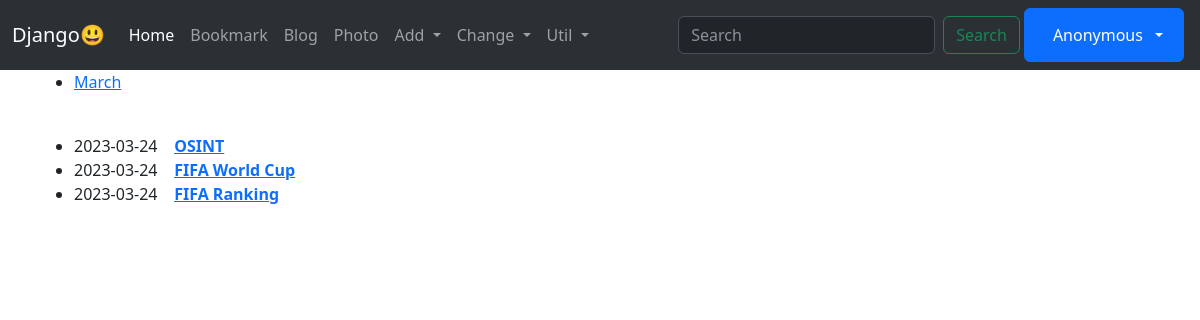
/blog/archive/2023/, run on an earlier commit of the app's database.
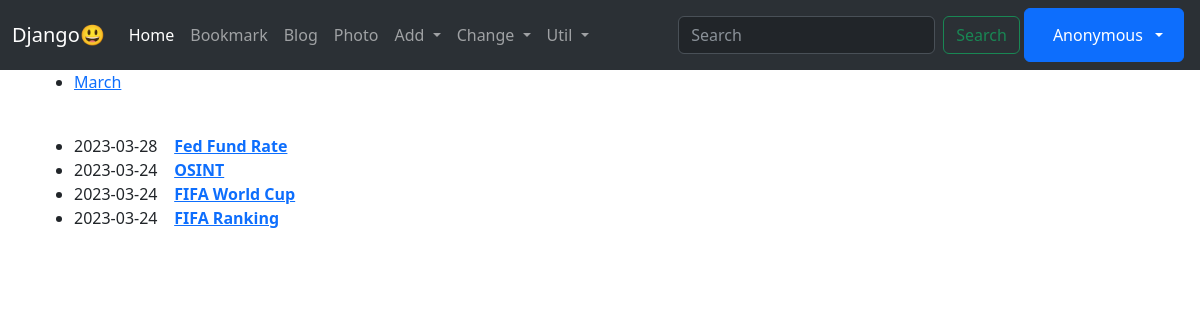
And on a later commit of the database.
### blog/models.py (models this page shows, shortened)
class Post(models.Model):
    title = models.CharField(verbose_name='TITLE', max_length=50)
    slug = models.SlugField('SLUG', unique=True, allow_unicode=True, help_text='one word for title alias.')
    description = models.CharField('DESCRIPTION', max_length=100, blank=True, help_text="Simple description text.")
    content = models.TextField('CONTENT')
    create_dt = models.DateTimeField('CREATE DATE', auto_now_add=True)
    modify_dt = models.DateTimeField('MODIFY DATE', auto_now=True)
    tags = TaggableManager(blank=True)
    owner = models.ForeignKey(User, on_delete=models.CASCADE, blank=True, null=True, verbose_name='OWNER')
    class Meta:
        verbose_name = 'post' # 테이블의 별칭은 단수와 복수로 가질 수 있는데, 단수일 경우 'post'로 한다
        verbose_name_plural = 'posts'
        db_table = 'blog_posts'
        ordering = ('-modify_dt',)
    def get_absolute_url(self): # 이 메소드가 정의된 객체를 지칭하는 url을 반환
        return reverse('blog:post_detail', args=(self.slug,))

### blog/views.py (the view)
# urls.py: path('archive/<int:year>/', views.PostYAV.as_view(), name='post_year_archive'),
class PostYAV(YearArchiveView):
    model = Post
    date_field = 'modify_dt'
    make_object_list = True # 해당 연도에 해당하는 객체의 리스트를 만들어서 템플릿에 넘겨준다 default = False

### blog/templates/blog/post_archive_year.html (shortened to what this page needs)
{% extends 'base.html' %}
{% block content %}
<ul>
    {% for date in date_list %}
    <li sytle="display: inline;">
        <a href="{% url 'blog:post_month_archive' year|date:'Y' date|date:'b' %}">{{ date|date:"F" }}</a>
    </li>
    {% endfor %}
</ul>
<br/>
<div>
    <ul>
        {% for post in object_list %}
            <li>{{ post.modify_dt|date:"Y-m-d" }}&nbsp;&nbsp;&nbsp;
                <a href="{{ post.get_absolute_url }}"><strong>{{ post.title }}</strong></a>
            </li>
        {% endfor %}
    </ul>
</div>
{% endblock content %}

What changed in the data, as far as the page shows it:
added Post: modify_dt "2023-03-28", title "Fed Fund Rate"
